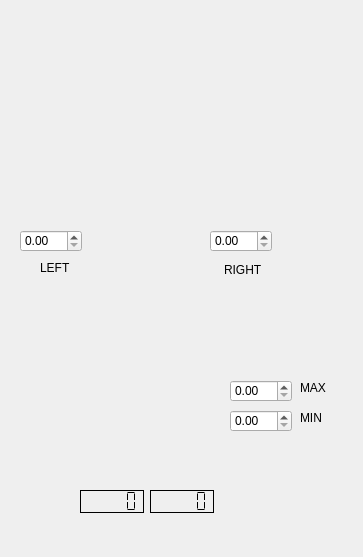
<ui version="4.0" >
 <class>Dialog</class>
 <widget class="QDialog" name="Dialog" >
  <property name="geometry" >
   <rect>
    <x>0</x>
    <y>0</y>
    <width>363</width>
    <height>557</height>
   </rect>
  </property>
  <property name="windowTitle" >
   <string>Dialog</string>
  </property>
  <widget class="QVUMeter" name="qvumeter" >
   <property name="geometry" >
    <rect>
     <x>100</x>
     <y>20</y>
     <width>91</width>
     <height>451</height>
    </rect>
   </property>
   <property name="toolTip" >
    <string>VU Meter</string>
   </property>
   <property name="whatsThis" >
    <string>VU Meter</string>
   </property>
  </widget>
  <widget class="QDoubleSpinBox" name="doubleSpinBox" >
   <property name="geometry" >
    <rect>
     <x>230</x>
     <y>410</y>
     <width>62</width>
     <height>22</height>
    </rect>
   </property>
  </widget>
  <widget class="QLabel" name="label" >
   <property name="geometry" >
    <rect>
     <x>300</x>
     <y>410</y>
     <width>31</width>
     <height>16</height>
    </rect>
   </property>
   <property name="text" >
    <string>MIN</string>
   </property>
  </widget>
  <widget class="QDoubleSpinBox" name="doubleSpinBox_2" >
   <property name="geometry" >
    <rect>
     <x>230</x>
     <y>380</y>
     <width>62</width>
     <height>22</height>
    </rect>
   </property>
  </widget>
  <widget class="QLabel" name="label_2" >
   <property name="geometry" >
    <rect>
     <x>300</x>
     <y>380</y>
     <width>31</width>
     <height>16</height>
    </rect>
   </property>
   <property name="text" >
    <string>MAX</string>
   </property>
  </widget>
  <widget class="QDoubleSpinBox" name="doubleSpinBox_3" >
   <property name="geometry" >
    <rect>
     <x>210</x>
     <y>230</y>
     <width>62</width>
     <height>22</height>
    </rect>
   </property>
  </widget>
  <widget class="QLabel" name="label_3" >
   <property name="geometry" >
    <rect>
     <x>224</x>
     <y>260</y>
     <width>41</width>
     <height>20</height>
    </rect>
   </property>
   <property name="text" >
    <string>RIGHT</string>
   </property>
  </widget>
  <widget class="QDoubleSpinBox" name="doubleSpinBox_4" >
   <property name="geometry" >
    <rect>
     <x>20</x>
     <y>230</y>
     <width>62</width>
     <height>22</height>
    </rect>
   </property>
  </widget>
  <widget class="QLabel" name="label_4" >
   <property name="geometry" >
    <rect>
     <x>40</x>
     <y>260</y>
     <width>31</width>
     <height>16</height>
    </rect>
   </property>
   <property name="text" >
    <string>LEFT</string>
   </property>
  </widget>
  <widget class="QLCDNumber" name="lcdNumber" >
   <property name="geometry" >
    <rect>
     <x>80</x>
     <y>490</y>
     <width>64</width>
     <height>23</height>
    </rect>
   </property>
   <property name="frameShadow" >
    <enum>QFrame::Plain</enum>
   </property>
   <property name="segmentStyle" >
    <enum>QLCDNumber::Flat</enum>
   </property>
  </widget>
  <widget class="QLCDNumber" name="lcdNumber_2" >
   <property name="geometry" >
    <rect>
     <x>150</x>
     <y>490</y>
     <width>64</width>
     <height>23</height>
    </rect>
   </property>
   <property name="frameShadow" >
    <enum>QFrame::Plain</enum>
   </property>
   <property name="segmentStyle" >
    <enum>QLCDNumber::Flat</enum>
   </property>
  </widget>
 </widget>
 <customwidgets>
  <customwidget>
   <class>QVUMeter</class>
   <extends>QWidget</extends>
   <header>qvumeter.h</header>
  </customwidget>
 </customwidgets>
 <resources/>
 <connections>
  <connection>
   <sender>doubleSpinBox</sender>
   <signal>valueChanged(double)</signal>
   <receiver>qvumeter</receiver>
   <slot>setMinValue(double)</slot>
   <hints>
    <hint type="sourcelabel" >
     <x>260</x>
     <y>420</y>
    </hint>
    <hint type="destinationlabel" >
     <x>145</x>
     <y>245</y>
    </hint>
   </hints>
  </connection>
  <connection>
   <sender>doubleSpinBox_2</sender>
   <signal>valueChanged(double)</signal>
   <receiver>qvumeter</receiver>
   <slot>setMaxValue(double)</slot>
   <hints>
    <hint type="sourcelabel" >
     <x>260</x>
     <y>390</y>
    </hint>
    <hint type="destinationlabel" >
     <x>145</x>
     <y>245</y>
    </hint>
   </hints>
  </connection>
  <connection>
   <sender>doubleSpinBox_3</sender>
   <signal>valueChanged(double)</signal>
   <receiver>qvumeter</receiver>
   <slot>setRightValue(double)</slot>
   <hints>
    <hint type="sourcelabel" >
     <x>240</x>
     <y>240</y>
    </hint>
    <hint type="destinationlabel" >
     <x>145</x>
     <y>245</y>
    </hint>
   </hints>
  </connection>
  <connection>
   <sender>doubleSpinBox_4</sender>
   <signal>valueChanged(double)</signal>
   <receiver>qvumeter</receiver>
   <slot>setLeftValue(double)</slot>
   <hints>
    <hint type="sourcelabel" >
     <x>50</x>
     <y>240</y>
    </hint>
    <hint type="destinationlabel" >
     <x>145</x>
     <y>245</y>
    </hint>
   </hints>
  </connection>
  <connection>
   <sender>qvumeter</sender>
   <signal>valueRChanged(double)</signal>
   <receiver>lcdNumber_2</receiver>
   <slot>display(double)</slot>
   <hints>
    <hint type="sourcelabel" >
     <x>145</x>
     <y>245</y>
    </hint>
    <hint type="destinationlabel" >
     <x>181</x>
     <y>501</y>
    </hint>
   </hints>
  </connection>
  <connection>
   <sender>qvumeter</sender>
   <signal>valueLChanged(double)</signal>
   <receiver>lcdNumber</receiver>
   <slot>display(double)</slot>
   <hints>
    <hint type="sourcelabel" >
     <x>145</x>
     <y>245</y>
    </hint>
    <hint type="destinationlabel" >
     <x>111</x>
     <y>501</y>
    </hint>
   </hints>
  </connection>
 </connections>
</ui>
